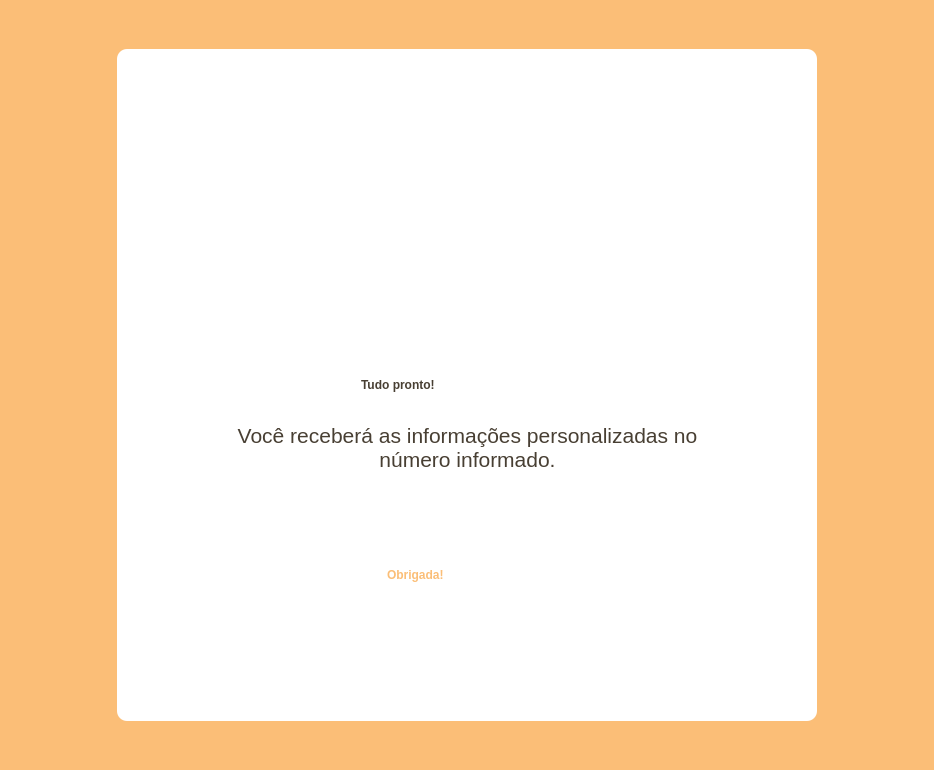
<?xml version="1.0" encoding="UTF-8"?>
<ui version="4.0">
 <class>MainWindow</class>
 <widget class="QMainWindow" name="MainWindow">
  <property name="geometry">
   <rect>
    <x>0</x>
    <y>0</y>
    <width>934</width>
    <height>770</height>
   </rect>
  </property>
  <property name="windowTitle">
   <string>MainWindow</string>
  </property>
  <widget class="QWidget" name="centralwidget">
   <layout class="QVBoxLayout" name="verticalLayout">
    <property name="spacing">
     <number>0</number>
    </property>
    <property name="leftMargin">
     <number>0</number>
    </property>
    <property name="topMargin">
     <number>0</number>
    </property>
    <property name="rightMargin">
     <number>0</number>
    </property>
    <property name="bottomMargin">
     <number>0</number>
    </property>
    <item>
     <widget class="QFrame" name="top">
      <property name="maximumSize">
       <size>
        <width>16777215</width>
        <height>40</height>
       </size>
      </property>
      <property name="styleSheet">
       <string notr="true">background-color: rgb(251, 190, 119);</string>
      </property>
      <property name="frameShape">
       <enum>QFrame::NoFrame</enum>
      </property>
      <property name="frameShadow">
       <enum>QFrame::Raised</enum>
      </property>
     </widget>
    </item>
    <item>
     <widget class="QFrame" name="container">
      <property name="styleSheet">
       <string notr="true">background-color: rgb(251, 190, 119);</string>
      </property>
      <property name="frameShape">
       <enum>QFrame::NoFrame</enum>
      </property>
      <property name="frameShadow">
       <enum>QFrame::Raised</enum>
      </property>
      <layout class="QHBoxLayout" name="horizontalLayout">
       <item>
        <widget class="QFrame" name="frame">
         <property name="maximumSize">
          <size>
           <width>700</width>
           <height>900</height>
          </size>
         </property>
         <property name="styleSheet">
          <string notr="true">background-color: rgb(255, 255, 255); border-radius: 10px;</string>
         </property>
         <property name="frameShape">
          <enum>QFrame::StyledPanel</enum>
         </property>
         <property name="frameShadow">
          <enum>QFrame::Raised</enum>
         </property>
         <widget class="QFrame" name="frame_2">
          <property name="geometry">
           <rect>
            <x>205</x>
            <y>20</y>
            <width>291</width>
            <height>201</height>
           </rect>
          </property>
          <property name="maximumSize">
           <size>
            <width>291</width>
            <height>201</height>
           </size>
          </property>
          <property name="styleSheet">
           <string notr="true">background-image: url(:/LogoGrande/IconeGoldCoins.png);
background-repeat: norepeat;</string>
          </property>
          <property name="frameShape">
           <enum>QFrame::StyledPanel</enum>
          </property>
          <property name="frameShadow">
           <enum>QFrame::Raised</enum>
          </property>
         </widget>
         <widget class="QLabel" name="label_4">
          <property name="geometry">
           <rect>
            <x>244</x>
            <y>310</y>
            <width>211</width>
            <height>51</height>
           </rect>
          </property>
          <property name="maximumSize">
           <size>
            <width>211</width>
            <height>51</height>
           </size>
          </property>
          <property name="styleSheet">
           <string notr="true">font: 20pt &quot;MS Shell Dlg 2&quot;;
color: rgb(72, 63, 51);
font-weight: bold;</string>
          </property>
          <property name="text">
           <string>Tudo pronto!</string>
          </property>
         </widget>
         <widget class="QTextBrowser" name="textBrowser">
          <property name="geometry">
           <rect>
            <x>90</x>
            <y>370</y>
            <width>521</width>
            <height>81</height>
           </rect>
          </property>
          <property name="maximumSize">
           <size>
            <width>521</width>
            <height>81</height>
           </size>
          </property>
          <property name="styleSheet">
           <string notr="true">font: 16pt &quot;MS Shell Dlg 2&quot;;
color: rgb(72, 63, 51);
font-weight: bold;
</string>
          </property>
          <property name="html">
           <string>&lt;!DOCTYPE HTML PUBLIC &quot;-//W3C//DTD HTML 4.0//EN&quot; &quot;http://www.w3.org/TR/REC-html40/strict.dtd&quot;&gt;
&lt;html&gt;&lt;head&gt;&lt;meta name=&quot;qrichtext&quot; content=&quot;1&quot; /&gt;&lt;style type=&quot;text/css&quot;&gt;
p, li { white-space: pre-wrap; }
&lt;/style&gt;&lt;/head&gt;&lt;body style=&quot; font-family:'MS Shell Dlg 2'; font-size:16pt; font-weight:600; font-style:normal;&quot;&gt;
&lt;p align=&quot;center&quot; style=&quot; margin-top:0px; margin-bottom:0px; margin-left:0px; margin-right:0px; -qt-block-indent:0; text-indent:0px;&quot;&gt;&lt;span style=&quot; font-weight:400;&quot;&gt;Você receberá as informações personalizadas no número informado.&lt;/span&gt;&lt;/p&gt;&lt;/body&gt;&lt;/html&gt;</string>
          </property>
         </widget>
         <widget class="QLabel" name="label_5">
          <property name="geometry">
           <rect>
            <x>270</x>
            <y>500</y>
            <width>161</width>
            <height>51</height>
           </rect>
          </property>
          <property name="maximumSize">
           <size>
            <width>161</width>
            <height>51</height>
           </size>
          </property>
          <property name="styleSheet">
           <string notr="true">font: 20pt &quot;MS Shell Dlg 2&quot;;
color: rgb(251, 190, 119);
font-weight: bold;</string>
          </property>
          <property name="text">
           <string>Obrigada!</string>
          </property>
         </widget>
        </widget>
       </item>
      </layout>
     </widget>
    </item>
    <item>
     <widget class="QFrame" name="bot">
      <property name="maximumSize">
       <size>
        <width>16777215</width>
        <height>40</height>
       </size>
      </property>
      <property name="styleSheet">
       <string notr="true">background-color: rgb(251, 190, 119);</string>
      </property>
      <property name="frameShape">
       <enum>QFrame::NoFrame</enum>
      </property>
      <property name="frameShadow">
       <enum>QFrame::Raised</enum>
      </property>
     </widget>
    </item>
   </layout>
  </widget>
 </widget>
 <resources>
  <include location="images.qrc"/>
 </resources>
 <connections/>
</ui>
